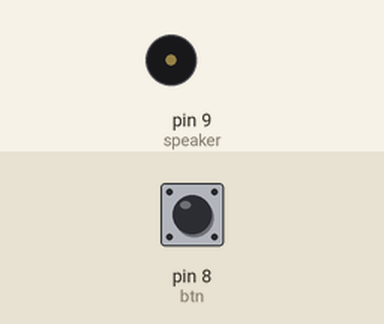
This sketch was run on a simulated Arduino Uno, built with avr-gcc and run on an emulated ATmega328P. Shown: buzzer (waves = sounding). The test bench sets the inputs (shaded band); at power-on: pin 8 (btn) LOW. What the sketch prints to the serial monitor is not drawn.

Above: at 1.2 s.
1.3 s: pin 8 (btn) pulled HIGH for 0.15 s
At 2.2 s:
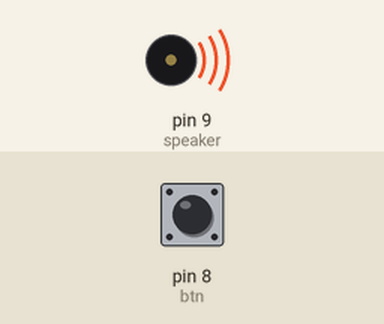
3.9 s: pin 8 (btn) pulled HIGH for 1 s
At 6.9 s:
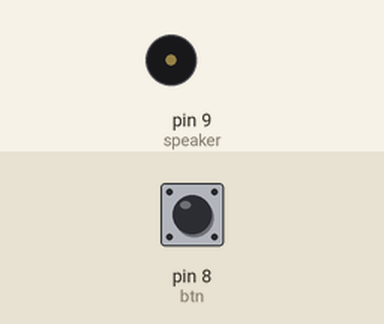
7.4 s: pin 8 (btn) pulled HIGH for 3.2 s
At 8.1 s:
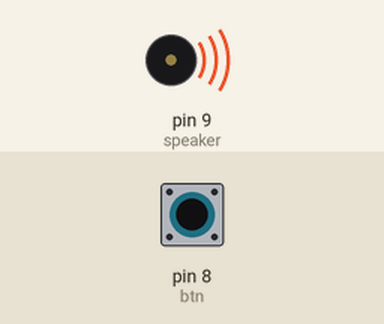
Timing chart, 0 to 13.1 s (numbered marks = the images above; inputs shaded):
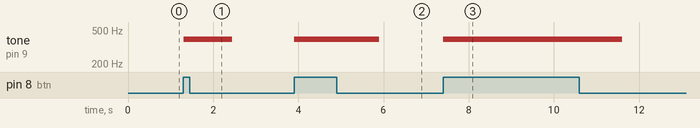

The sketch:

speaker.ino
```cpp
#define C 262 // 도
#define D 294 // 레
#define E 330 // 미
#define F 349 // 파
#define G 392 // 솔
#define A 440 // 라
#define B 494 // 시

const int speaker=9;
int music[]={C,C,E,D,C,G,G,G,B,C};
int ms[]={4,4,4,4,4,4,2,4,4,4,4,1,4,4,4,4,4,4,2,4,4,4,4,1};
int pongdang[]={261,293,329,329,261,329,391,
              440,391,261,293,329,329,261,329,391,440,391,
            440,391,329,440,391,329,293,293,261,293,329,391,391,
            440,440,391,440,523,523,523,391,391,329,293,261,
            293,329,261,329,391,391,391,293,329,349,329,293,261};
int ms2[]={2,2,2,2,2,2,1,1,1,2,2,2,2,2,2,1,1,2,4,2,2,4,2,2,2,2,2,2,2,2,2,3,1,2,2,2,2,2,3,1,2,2,5};
int btn=8;


void setup() {
  // put your setup code here, to run once:
  pinMode(speaker,OUTPUT);
  pinMode(btn,INPUT);
  Serial.begin(9600);
}

void loop() {
  // put your main code here, to run repeatedly:
//    digitalWrite(speaker,HIGH);
//    delay(1000);
//    digitalWrite(speaker,LOW);
//    delay(1000);
//  for(int i=0;i<12;i++){
//    tone(speaker,music[i],200);
//    delay(300);
//
//  }
//  delay(200);
//  for(int i=12;i<25;i++){
//    tone(speaker,music[i],200);
//    delay(300);
//
//  }
//
//  for(int i=0;i<sizeof(pongdang);i++){
//    int ms1=1000/ms2[i];
//    tone(speaker,music[i],ms1);
//    delay(ms1);
//    noTone(speaker);
//  }
//
//  delay(1000);
  int val=digitalRead(btn);
  Serial.println(val);
  if(val==HIGH){
    tone(speaker,392,1000);
  }

}
```

Measured:
- after the input at 1.3 s, tone on pin 9 (speaker): silent → 392 Hz at once, → silent 1.1 s later
- after the input at 3.9 s, tone on pin 9 (speaker): silent → 392 Hz at once, → silent 2.0 s later
- after the input at 7.4 s, tone on pin 9 (speaker): silent → 392 Hz at once, → silent 4.2 s later
